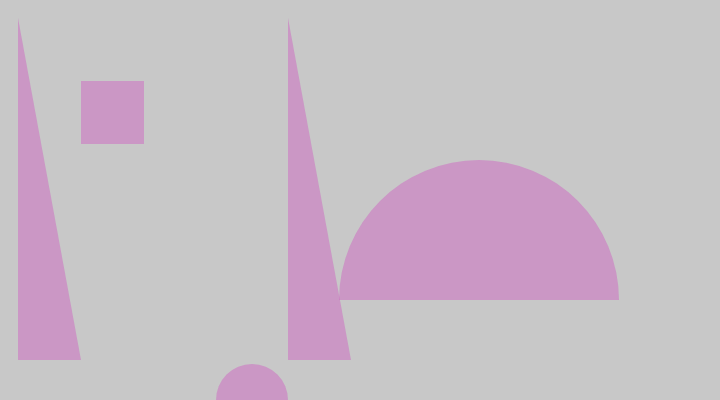
Frame 1 (no input)
Frame 60 (no input): identical to frame 1, image omitted
Frame 120 (the mouse pressed at the canvas centre since frame 60): identical to frame 1, image omitted

The p5.js sketch that drew this single still picture (run headless with seeded random() and noise() and a simulated clock; from frame 60 on, the mouse is pressed at the canvas centre):

// p5.js sketch
// ── sketch.js


function setup() 
{
    // Sets the screen to be 720 pixels wide and 400 pixels high
    createCanvas(720, 400);

}

function draw()
{
    background(200);
    noStroke();

    fill(204, 101, 192, 127);
    
    triangle(18, 18, 18, 360, 81, 360);

    rect(81, 81, 63, 63);

//    quad(189, 18, 216, 18, 216, 360, 144, 360);

    ellipse(252, 400, 72, 72);

    triangle(288, 18, 351, 360, 288, 360); 

    arc(479, 300, 280, 280, PI, TWO_PI);
}
